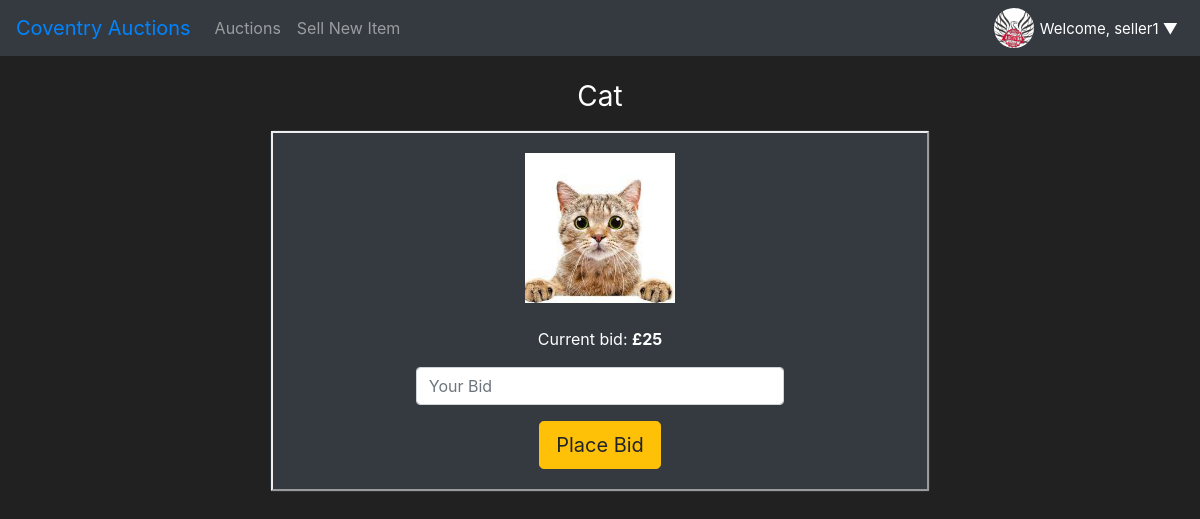
/bid/2 (signed in), run on the app's committed database.
### auction/models.py (models this page shows, shortened)
class User(db.Model, UserMixin):
    id = db.Column(db.Integer(), primary_key=True)
    username = db.Column(db.String(length=30), nullable=False, unique=True)
    email_address = db.Column(db.String(length=50), nullable=False, unique=True)
    phone_number = db.Column(db.String(), nullable=False, unique=True)
    password_hash = db.Column(db.String(length=60), nullable=False)
    items = db.relationship('Item', backref='owned_user', lazy=True)
    @property
    def password(self):
        return self.password

class Item(db.Model):
    id = db.Column(db.Integer(), primary_key=True)
    name = db.Column(db.String(length=30), nullable=False)
    start_price = db.Column(db.Integer(), nullable=False)
    description = db.Column(db.String(length=1024), nullable=False)
    image = db.Column(db.String(20), nullable=False, unique=True, default='default.jpg')
    owner = db.Column(db.Integer(), db.ForeignKey('user.id'))
    seller = db.Column(db.String(20))
    date_created = db.Column(db.DateTime)
    show_date = db.Column(db.String(10))
    duration = db.Column(db.Integer(), default=1)
    curr_bid = db.Column(db.Integer(), nullable=False)
    last_bidder = db.Column(db.Integer(), default=None)
    highest_bidder_id = db.Column(db.Integer(), default=None)
    item_sold = db.Column(db.Boolean(), default=False)

### auction/routes.py (the view)
@app.route("/bid/<int:item_id>", methods=["GET", "POST"])
@login_required
def bid_page(item_id):
    form = PlaceBidForm()
    item = Item.query.filter_by(id=item_id).first()                         #import de item information
    if form.validate_on_submit():
        if form.new_bid.data > item.curr_bid:                               #if there is a bid on the auction
            item.curr_bid=form.new_bid.data+10                              #the next bid will be 10p higher
            item.last_bidder = item.highest_bidder_id                       #change the last bidder if bid increases
            item.highest_bidder_id = current_user.id                        #change the current highest bidder for the current user
            try:
                db.session.commit()
                flash("Bid placed Successfully!", category='success')
                return redirect('/auction')
            except:
                flash("Error! Looks like there was a problem... Try again!", category='danger')
                return render_template('bid.html', form=form, item=item)
        else:
            flash("Error! Your bid has to be higher than the current bid... Try again!",category='danger')
            return render_template('bid.html', form=form, item=item)
    else:
        return render_template('bid.html', form=form, item=item)

### auction/forms.py
class PlaceBidForm(FlaskForm):
    new_bid = IntegerField(validators=[DataRequired()])
    submit = SubmitField(label='Place Bid')

### auction/models.py (called while the page is built)
@login_manager.user_loader
def load_user(user_id):
    return User.query.get(int(user_id))

### auction/templates/bid.html (shortened to what this page needs)
{% extends 'base.html' %}
{% block content %}
<body class="text-center">
    <div class="container" style="padding-left: 20%; padding-right: 20%; padding-top: 2%">
        <h1 class="h3 mb-3 font-weight-normal">{{item.name}}</h1>
        <div style="margin-bottom: 8%" class="card text-center bg-dark">
            <div class="card-body" style="border-style: outset; border-width: 2px;">
                <img class="mb-4" src="{{ url_for('static', filename='images/')}}{{ item.image }}" width="150"
                    height="150" />
                <p class="card-text">Current bid: <strong> £{{ item.curr_bid }} </strong></p>
                <form method="POST" style="color:white; padding-left:20%; padding-right:20%"
                    enctype="multipart/form-data">
                    {{ form.new_bid(class="form-control", placeholder="Your Bid") }}
                    {{ form.submit(class="btn btn-lg btn-warning") }}
                </form>
            </div>
        </div>
    </div>
</body>
{% endblock %}

### auction/templates/base.html (shortened to what this page needs)
<!DOCTYPE html>
<html lang="en">
<head>
    <link rel="stylesheet" href="https://cdn.jsdelivr.net/npm/bootstrap@4.5.3/dist/css/bootstrap.min.css"
 />
</head>
<body>
    <nav class="navbar navbar-expand-md navbar-dark bg-dark">
        <a class="navbar-brand" href="{{ url_for('auction_page') }}" style="color: rgb(0, 132, 255)">Coventry
            Auctions</a>
        <div class="collapse navbar-collapse" id="navbarNav">
            <ul class="navbar-nav mr-auto">
                <li class="nav-item">
                    <a class="nav-link" href="{{ url_for('auction_page') }}">Auctions</a>
                </li>
                <li class="nav-item mr-auto">
                    <a class="nav-link" href="{{ url_for('sellitem_page') }}">Sell New Item</a>
                </li>
            </ul>
            {% if current_user.is_authenticated %}
            <ul class="navbar-nav">
                <li class="nav-item">
                        <img src="static\images\CovUniAuction.png"
                            width="40" height="40" class="rounded-circle">
                </li>
                <li class="nav-item nav-item-user">
                    <div class="dropdown">
                        <button class="dropbtn">Welcome, {{ current_user.username }} <span
                                class="arrow">&#9660;</span></button>
                    </div>
                </li>
            </ul>
            {% endif %}
        </div>
    </nav>
     {% block content %} {% endblock %}
</body>
</html>

### auction/templates/base.html (style rules this page uses)
body { background-color: #212121; color: white; }
.dropbtn { background-color: #343A40; color: white; font-size: 15px; border: none; }
.nav-item-user { padding-top: 4%; }
.dropdown { position: relative; display: inline-block; }

### data on the page
User: username "seller1"
Item: name "Cat", image (picture), curr_bid "25"
